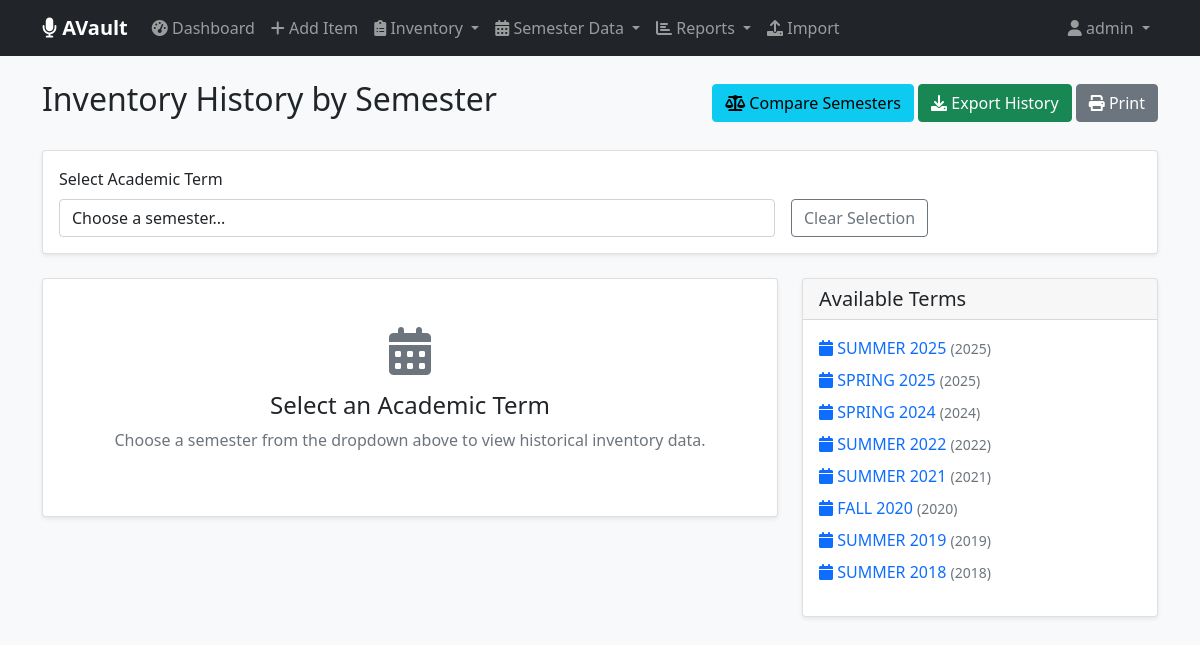
/inventory/semester-history/ (signed in), run on the app's committed database.
### inventory/models.py (models this page shows, shortened)
class AcademicTerm(models.Model):
    TERM_CHOICES = [
        ('SPRING', 'Spring'),
        ('SUMMER', 'Summer'),
        ('FALL', 'Fall'),
        ('WINTER', 'Winter'),
    ]
    name = models.CharField(max_length=50, unique=True)  # e.g., "SPRING 2024"
    term = models.CharField(max_length=10, choices=TERM_CHOICES)
    year = models.IntegerField()
    start_date = models.DateField(null=True, blank=True)
    end_date = models.DateField(null=True, blank=True)
    created_at = models.DateTimeField(auto_now_add=True)
    class Meta:
        ordering = ['-year', '-term']
        unique_together = ['term', 'year']

### inventory/views.py (the view, shortened to what this page needs)
# urls.py: path('semester-history/', views.semester_history, name='semester_history'),
@login_required
def semester_history(request):
    terms = AcademicTerm.objects.all()
    selected_term = request.GET.get('term')
    context = {
        'terms': terms,
        'selected_term': selected_term
    }
    return render(request, 'inventory/semester_history.html', context)

### inventory/context_processors.py (called while the page is built, shortened)
def admin_stats(request):
    if not request.path.startswith('/admin/'):
        return {}

### inventory/templates/inventory/semester_history.html (shortened to what this page needs)
{% extends 'inventory/base.html' %}
{% block content %}
<div class="d-flex justify-content-between align-items-center mb-4 no-print">
    <h2>Inventory History by Semester</h2>
    <div>
        <a href="{% url 'inventory:semester_comparison' %}" class="btn btn-info">
            <i class="fas fa-balance-scale"></i> Compare Semesters
        </a>
        <a href="{% url 'inventory:export_semester_data' %}" class="btn btn-success">
            <i class="fas fa-download"></i> Export History
        </a>
        <button onclick="window.print()" class="btn btn-secondary">
            <i class="fas fa-print"></i> Print
        </button>
    </div>
</div>
<div class="card mb-4 no-print">
    <div class="card-body">
        <form method="get" class="row g-3">
            <div class="col-md-8">
                <label for="term" class="form-label">Select Academic Term</label>
                <select name="term" class="form-control" onchange="this.form.submit()">
                    <option value="">Choose a semester...</option>
                </select>
            </div>
            <div class="col-md-4 d-flex align-items-end">
                <a href="{% url 'inventory:semester_history' %}" class="btn btn-outline-secondary">Clear Selection</a>
            </div>
        </form>
    </div>
</div>
{% if selected_term_obj %}
    <div class="alert alert-info">
        <h5><i class="fas fa-calendar"></i> {{ selected_term_obj.name }} Summary</h5>
        <div class="row">
            <div class="col-md-3">
                <strong>Total Items:</strong> {{ total_items }}
            </div>
            <div class="col-md-3">
                <strong>Academic Year:</strong> {{ selected_term_obj.year }}
            </div>
            <div class="col-md-3">
                <strong>Term:</strong> {{ selected_term_obj.get_term_display }}
            </div>
            <div class="col-md-3">
                <strong>Categories:</strong> {{ counts_by_category|length }}
            </div>
        </div>
    </div>
    {% if counts_by_category %}
        {% for category_name, counts in counts_by_category.items %}
            <div class="mb-4">
                <h3 class="category-header p-3 rounded">{{ category_name }}</h3>
                <div class="table-responsive">
                    <table class="table table-striped table-hover">
                        <thead>
                            <tr>
                                <th>Item Name</th>
                                <th>Count</th>
                                <th>Location</th>
                                <th>Condition</th>
                                <th>Serial/Frequency</th>
                                <th class="no-print">Actions</th>
                            </tr>
                        </thead>
                        <tbody>
                            {% for count in counts %}
                                <tr>
                                    <td><strong>{{ count.item.name }}</strong></td>
                                    <td>
                                        <span class="badge bg-primary fs-6">{{ count.counted_quantity }}</span>
                                    </td>
                                    <td>{{ count.item.location|default:"-" }}</td>
                                    <td>{{ count.item.condition|default:"-" }}</td>
                                    <td>{{ count.item.serial_frequency|default:"-" }}</td>
                                    <td class="no-print">
                                        <a href="{% url 'inventory:item_trend_analysis' count.item.id %}"
                                           class="btn btn-sm btn-outline-info" title="View Trends">
                                            <i class="fas fa-chart-line"></i>
                                        </a>
                                        <a href="{% url 'inventory:edit_item' count.item.id %}"
                                           class="btn btn-sm btn-outline-primary" title="Edit Item">
                                            <i class="fas fa-edit"></i>
                                        </a>
                                    </td>
                                </tr>
                            {% endfor %}
                        </tbody>
                    </table>
                </div>
            </div>
        {% endfor %}
    {% else %}
        <div class="alert alert-warning">
            <i class="fas fa-exclamation-triangle"></i>
            No inventory data found for {{ selected_term_obj.name }}.
        </div>
    {% endif %}
{% else %}
    <div class="row">
        <div class="col-md-8">
            <div class="card">
                <div class="card-body text-center py-5">
                    <i class="fas fa-calendar-alt fa-3x text-muted mb-3"></i>
                    <h4>Select an Academic Term</h4>
                    <p class="text-muted">
                        Choose a semester from the dropdown above to view historical inventory data.
                    </p>
                </div>
            </div>
        </div>
        <div class="col-md-4">
            <div class="card">
                <div class="card-header">
                    <h5 class="mb-0">Available Terms</h5>
                </div>
                <div class="card-body">
                    {% if terms %}
                        <ul class="list-unstyled">
                            {% for term in terms|slice:":10" %}
                                <li class="mb-2">
                                    <a href="?term={{ term.id }}" class="text-decoration-none">
                                        <i class="fas fa-calendar"></i> {{ term.name }}
                                        <small class="text-muted">({{ term.year }})</small>
                                    </a>
                                </li>
                            {% endfor %}
                        </ul>
                    {% endif %}
                </div>
            </div>
        </div>
    </div>
{% endif %}
{% endblock %}

### inventory/templates/inventory/base.html (shortened to what this page needs)
<!DOCTYPE html>
<html lang="en">
<head>
    <link href="https://cdn.jsdelivr.net/npm/bootstrap@5.1.3/dist/css/bootstrap.min.css" rel="stylesheet">
    <link rel="stylesheet" href="https://cdnjs.cloudflare.com/ajax/libs/font-awesome/6.0.0/css/all.min.css">
</head>
<body>
    <nav class="navbar navbar-expand-lg navbar-dark bg-dark no-print">
        <div class="container">
            <a class="navbar-brand" href="{% url 'inventory:dashboard' %}">
                <i class="fas fa-microphone"></i> AVault
            </a>
            <div class="collapse navbar-collapse" id="navbarNav">
                <ul class="navbar-nav me-auto">
                    <li class="nav-item">
                        <a class="nav-link" href="{% url 'inventory:dashboard' %}">
                            <i class="fas fa-tachometer-alt"></i> Dashboard
                        </a>
                    </li>
                    <li class="nav-item">
                        <a class="nav-link" href="{% url 'inventory:add_item' %}">
                            <i class="fas fa-plus"></i> Add Item
                        </a>
                    </li>
                    <li class="nav-item dropdown">
                        <a class="nav-link dropdown-toggle" href="#" role="button" data-bs-toggle="dropdown">
                            <i class="fas fa-clipboard-list"></i> Inventory
                        </a>
                    </li>
                    <li class="nav-item dropdown">
                        <a class="nav-link dropdown-toggle" href="#" role="button" data-bs-toggle="dropdown">
                            <i class="fas fa-calendar-alt"></i> Semester Data
                        </a>
                    </li>
                    <li class="nav-item dropdown">
                        <a class="nav-link dropdown-toggle" href="#" role="button" data-bs-toggle="dropdown">
                            <i class="fas fa-chart-bar"></i> Reports
                        </a>
                    </li>
                    {% if user.is_staff %}
                    <li class="nav-item">
                        <a class="nav-link" href="{% url 'inventory:import_excel' %}">
                            <i class="fas fa-upload"></i> Import
                        </a>
                    </li>
                    {% endif %}
                </ul>
                <ul class="navbar-nav">
                    <li class="nav-item dropdown">
                        <a class="nav-link dropdown-toggle" href="#" role="button" data-bs-toggle="dropdown">
                            <i class="fas fa-user"></i> {{ user.username }}
                        </a>
                    </li>
                </ul>
            </div>
        </div>
    </nav>
    <div class="container mt-4">
        {% block content %}{% endblock %}
    </div>
</body>
</html>

### inventory/templates/inventory/base.html (style rules this page uses)
body { background-color: #f8f9fa; }
.navbar-brand { font-weight: bold; }
.card { box-shadow: 0 0.125rem 0.25rem rgba(0, 0, 0, 0.075); }

### data on the page
AcademicTerm: name "SUMMER 2025", year "2025"
AcademicTerm: name "SPRING 2025", year "2025"
AcademicTerm: name "SPRING 2024", year "2024"
AcademicTerm: name "SUMMER 2022", year "2022"
AcademicTerm: name "SUMMER 2021", year "2021"
AcademicTerm: name "FALL 2020", year "2020"
AcademicTerm: name "SUMMER 2019", year "2019"
AcademicTerm: name "SUMMER 2018", year "2018"

### other printed values
{{ user.username }} "admin"
